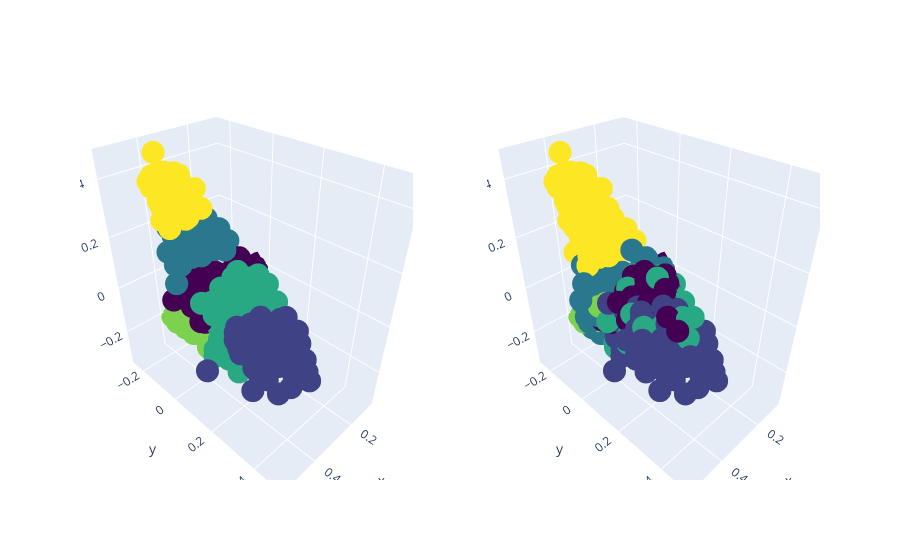

Notebook code cell kept with this figure:
### Code cell
import plotly.graph_objects as go
from plotly.subplots import make_subplots

import numpy as np

# Initialize figure with 2 3D subplots
fig = make_subplots(
    rows=1, cols=2,
    specs=[[{'type': 'scatter3d'}, {'type': 'scatter3d'}]])

# adding subplots.
fig.add_trace(
    go.Scatter3d(x=Y_sklearn[:,0], y=Y_sklearn[:,1], z=Y_sklearn[:,2],mode = 'markers',
                     marker = dict(color=plot_df['svd_labels_3d'], colorscale='Viridis')),row=1, col=1)

fig.add_trace(
    go.Scatter3d(x=Y_sklearn[:,0], y=Y_sklearn[:,1], z=Y_sklearn[:,2],mode = 'markers',
                     marker = dict(color=plot_df['transformed_id_3d'], colorscale='Viridis')),row=1, col=2)

fig.update_layout(showlegend=False)
fig.show()

### Figure 1 — Plotly figure (JSON) as saved in the notebook; plotly's stock layout.template omitted (floating-point values rounded to 4 significant figures; data arrays with more than 128 entries replaced by an {"elided": "..."} marker saying what was removed)
{"data": [{"marker": {"color": {"elided": "539 int values"}, "colorscale": [[0, "#440154"], [0.1111, "#482878"], [0.2222, "#3e4989"], [0.3333, "#31688e"], [0.4444, "#26828e"], [0.5556, "#1f9e89"], [0.6667, "#35b779"], [0.7778, "#6ece58"], [0.8889, "#b5de2b"], [1, "#fde725"]]}, "mode": "markers", "scene": "scene", "type": "scatter3d", "x": {"elided": "539 float values"}, "y": {"elided": "539 float values"}, "z": {"elided": "539 float values"}}, {"marker": {"color": {"elided": "539 int values"}, "colorscale": [[0, "#440154"], [0.1111, "#482878"], [0.2222, "#3e4989"], [0.3333, "#31688e"], [0.4444, "#26828e"], [0.5556, "#1f9e89"], [0.6667, "#35b779"], [0.7778, "#6ece58"], [0.8889, "#b5de2b"], [1, "#fde725"]]}, "mode": "markers", "scene": "scene2", "type": "scatter3d", "x": {"elided": "539 float values"}, "y": {"elided": "539 float values"}, "z": {"elided": "539 float values"}}], "layout": {"scene": {"domain": {"x": [0, 0.45], "y": [0, 1]}}, "scene2": {"domain": {"x": [0.55, 1], "y": [0, 1]}}, "showlegend": false}}
